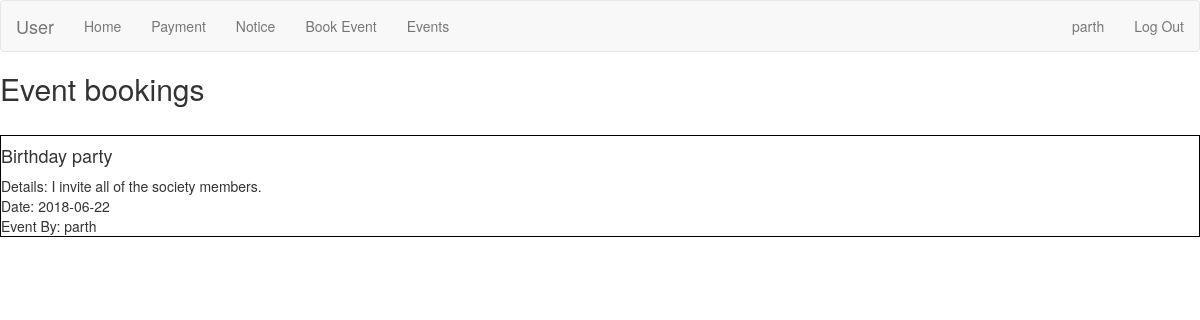
Page /user/showEvents.php (signed in) on the committed database.
### tables this page shows
CREATE TABLE `events` (
  `id` int(11) NOT NULL,
  `title` varchar(500) NOT NULL,
  `details` varchar(3000) NOT NULL,
  `by` varchar(60) NOT NULL,
  `date` date NOT NULL
);

### user/showEvents.php (the view, shortened to what this page needs)
<?php
    include('includes/header.php');
?>
<?php
    include('includes/db.php');
    $q = "SELECT * FROM `events`";
    $result = mysqli_query($con, $q);
    echo '<h2>Event bookings</h2><br>';
    while($row = mysqli_fetch_array($result)){
        echo '<div class="events">';
        echo "<h4>".$row['title']."</h4>";
        echo "Details: ".$row['details'];
        echo "<br> Date: ".$row['date'];
        echo "<br> Event By: ".$row['by'];
        echo '</div>';
    }
?>
<?php
    include('includes/footer.php');
?>

### user/showEvents.php (style rules this page uses)
.events { border: 1px solid black; }

### rows in the picture
events: title "Birthday party", details "I invite all of the society members.", date "2018-06-22", by "parth"

### other values in the picture
$_SESSION['username1'] "parth"
